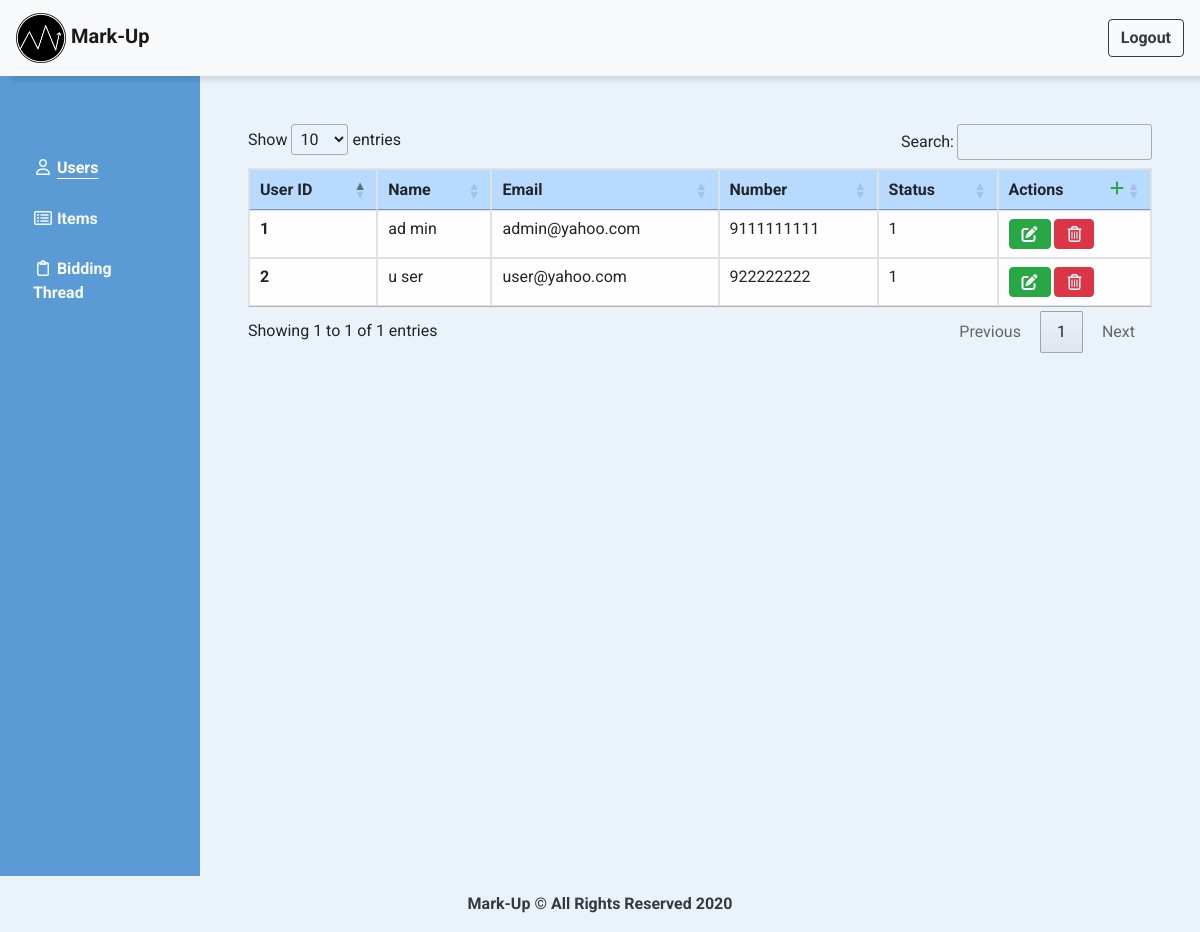
The page /Testlogin/Tables/tableofusers.php on the database as committed earlier.
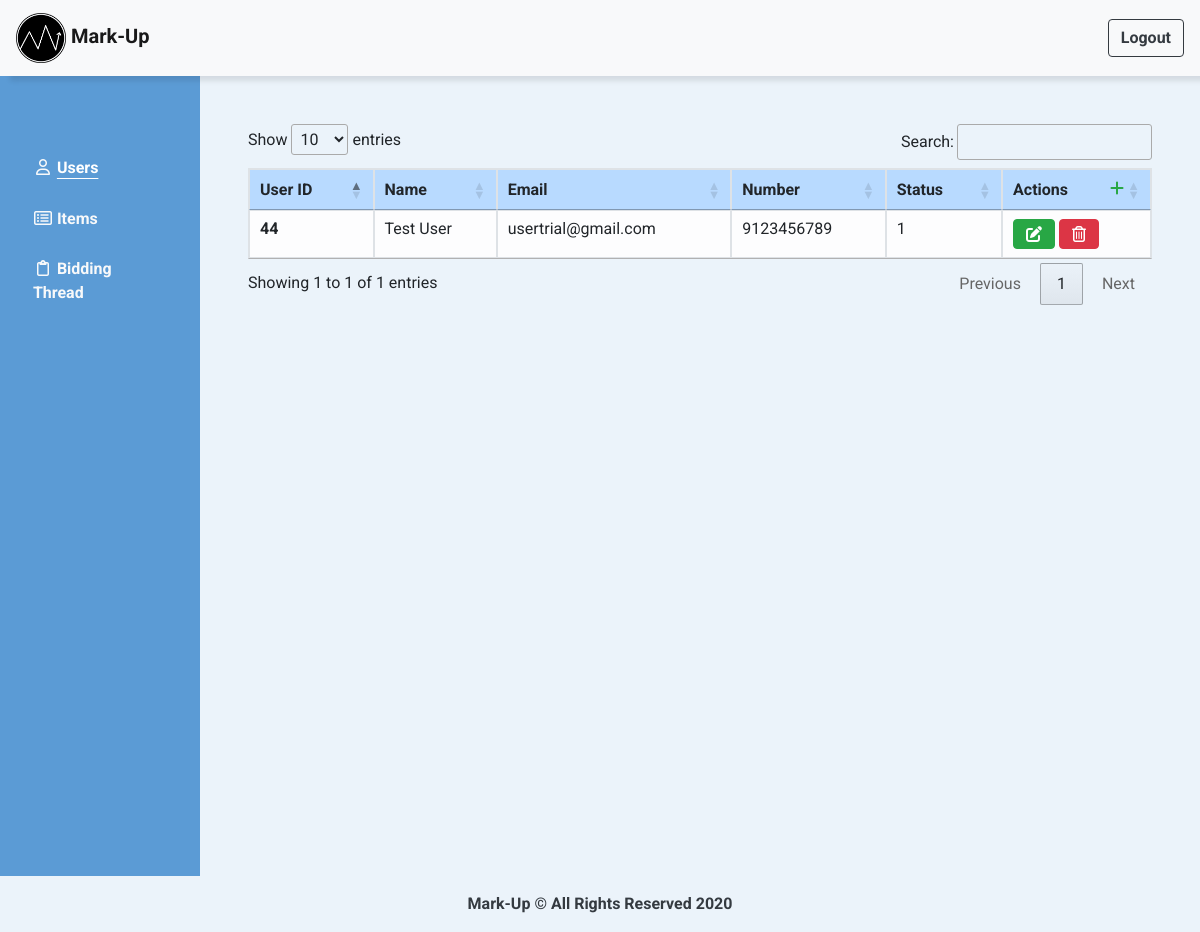
The same page on the database as committed later.
### tables this page shows
CREATE TABLE `accounts` (
  `ID` int(11) NOT NULL,
  `First_Name` varchar(128) NOT NULL,
  `Last_Name` varchar(128) NOT NULL,
  `Contact_Num` bigint(11) NOT NULL,
  `Email` varchar(128) NOT NULL,
  `UserPwd` varchar(128) NOT NULL,
  `Date_Created` timestamp NOT NULL DEFAULT current_timestamp(),
  `Status` int(1) NOT NULL DEFAULT 1,
  `Role` int(1) NOT NULL DEFAULT 1
);

### Testlogin/Tables/tableofusers.php (the view, shortened to what the changed rows need)
<?php
    include_once '../includes/dbhandler.inc.php';
?>
<!DOCTYPE html>
<html>
<head>
    <link rel="stylesheet" href="https://stackpath.bootstrapcdn.com/bootstrap/4.1.3/css/bootstrap.min.css">
    <link rel="stylesheet" href="https://cdn.datatables.net/1.10.22/css/jquery.dataTables.min.css">
    <link rel="stylesheet" href="../CSS/adminstyle.css">
</head>
<body>
    <div class="wrapper">
        <div class="container-fluid bg-light p-0">
            <div class="container-fluid">
                <div class="row">
                    <div class="col-xl-10 col-lg-9 p-5" id="contents">
                        <table id="datable" class="table table-hover table-bordered table-light table-sm" cellspacing="0" width="100%">
                            <thead>
                                <tr class="table-primary">
                                    <th scope="col">User ID</th>
                                    <th scope="col">Name</th>
                                    <th scope="col">Email</th>
                                    <th scope="col">Number</th>
                                    <th scope="col">Status</th>
                                    <th scope="col">Actions
                                        <span class="table-add float-right" title="Add New User"><a href="#!" class="text-success"><i
                                            class="fas fa-plus fa-1x" aria-hidden="true"></i></a>
                                        </span>
                                    </th>
                                </tr>
                            </thead>
                            <?php
                            $sql = "SELECT * FROM accounts;";
                            $result = mysqli_query($conn, $sql);
                            $resultCheck = mysqli_num_rows($result);
                            if($resultCheck > 0){
                            while($row = mysqli_fetch_assoc($result)){?>
                           <tbody>
                           <tr>
                                    <th scope="row"><?= $row['ID']?></th>
                                    <td><?= $row['First_Name']?> <?= $row['Last_Name']?></td>
                                    <td><?= $row['Email'] ?></td>
                                    <td><?= $row['Contact_Num'] ?></td>
                                    <td><?= $row['Status'] ?></td>
                                    <td>
                                      <button type="button" class="btn btn-success"><i class="fas fa-edit"></i></button>
                                    <button type="button" class="btn btn-danger"><i class="far fa-trash-alt"></i></button>
                                    </td>
                                  </tr>
                           </tbody>
                            <?php
                             }
                            } ?>
                        </table>
                    </div>
                </div>
            </div>
        </div>
    </div>
</body>
</html>

Rows that differ between the two databases and show on the page:
removed accounts: ID "1", First_Name "ad", Last_Name "min", Email "admin@yahoo.com", Contact_Num "9111111111", Status "1"
removed accounts: ID "2", First_Name "u", Last_Name "ser", Email "user@yahoo.com", Contact_Num "922222222", Status "1"
added accounts: ID "44", First_Name "Test", Last_Name "User", Email "usertrial@gmail.com", Contact_Num "9123456789", Status "1"
